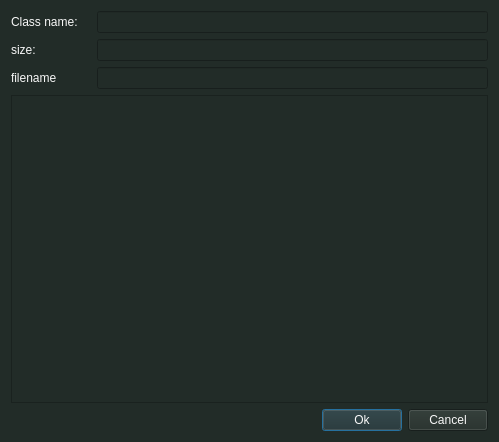
<?xml version="1.0" encoding="UTF-8"?>
<ui version="4.0">
 <class>CreateClassDialog</class>
 <widget class="QDialog" name="CreateClassDialog">
  <property name="windowModality">
   <enum>Qt::WindowModal</enum>
  </property>
  <property name="geometry">
   <rect>
    <x>0</x>
    <y>0</y>
    <width>499</width>
    <height>442</height>
   </rect>
  </property>
  <property name="windowTitle">
   <string>Create class</string>
  </property>
  <property name="styleSheet">
   <string notr="true">background-color: rgb(34, 44, 40);
color: rgb(248, 248, 248);</string>
  </property>
  <property name="modal">
   <bool>false</bool>
  </property>
  <layout class="QVBoxLayout" name="verticalLayout">
   <item>
    <layout class="QHBoxLayout" name="horizontalLayout">
     <item>
      <widget class="QLabel" name="label">
       <property name="minimumSize">
        <size>
         <width>80</width>
         <height>0</height>
        </size>
       </property>
       <property name="text">
        <string>Class name:</string>
       </property>
      </widget>
     </item>
     <item>
      <widget class="QLineEdit" name="class_name_edit"/>
     </item>
    </layout>
   </item>
   <item>
    <layout class="QHBoxLayout" name="horizontalLayout_2">
     <item>
      <widget class="QLabel" name="label_2">
       <property name="minimumSize">
        <size>
         <width>80</width>
         <height>0</height>
        </size>
       </property>
       <property name="text">
        <string>size:</string>
       </property>
      </widget>
     </item>
     <item>
      <widget class="QLineEdit" name="class_size_edit"/>
     </item>
    </layout>
   </item>
   <item>
    <layout class="QHBoxLayout" name="horizontalLayout_3">
     <item>
      <widget class="QLabel" name="label_3">
       <property name="minimumSize">
        <size>
         <width>80</width>
         <height>0</height>
        </size>
       </property>
       <property name="text">
        <string>filename</string>
       </property>
      </widget>
     </item>
     <item>
      <widget class="QLineEdit" name="class_filename_edit"/>
     </item>
    </layout>
   </item>
   <item>
    <widget class="QPlainTextEdit" name="class_body_window">
     <property name="readOnly">
      <bool>true</bool>
     </property>
    </widget>
   </item>
   <item>
    <layout class="QHBoxLayout" name="horizontalLayout_4">
     <item>
      <spacer name="horizontalSpacer">
       <property name="orientation">
        <enum>Qt::Horizontal</enum>
       </property>
       <property name="sizeHint" stdset="0">
        <size>
         <width>40</width>
         <height>20</height>
        </size>
       </property>
      </spacer>
     </item>
     <item>
      <widget class="QPushButton" name="ok_btn">
       <property name="text">
        <string>Ok</string>
       </property>
      </widget>
     </item>
     <item>
      <widget class="QPushButton" name="cancel_btn">
       <property name="text">
        <string>Cancel</string>
       </property>
      </widget>
     </item>
    </layout>
   </item>
  </layout>
 </widget>
 <resources/>
 <connections>
  <connection>
   <sender>class_name_edit</sender>
   <signal>textChanged(QString)</signal>
   <receiver>class_filename_edit</receiver>
   <slot>setText(QString)</slot>
   <hints>
    <hint type="sourcelabel">
     <x>423</x>
     <y>27</y>
    </hint>
    <hint type="destinationlabel">
     <x>414</x>
     <y>87</y>
    </hint>
   </hints>
  </connection>
 </connections>
</ui>
